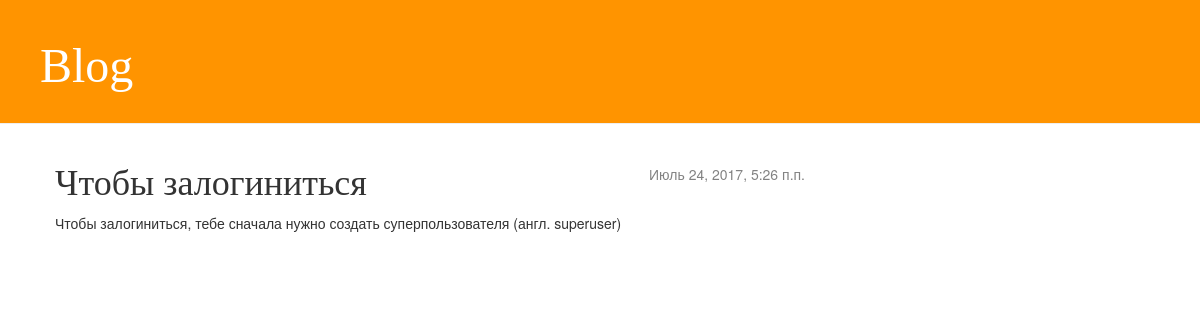
Screenshot of /post/7/ with the database file from the repository.
### blog/models.py (models this page shows, shortened)
class Post(models.Model):
    author = models.ForeignKey('auth.User')
    title = models.CharField(max_length=200)
    text = models.TextField()
    created_date = models.DateTimeField(default=timezone.now())
    published_date = models.DateTimeField(blank=True, null=True)

### blog/views.py (the view)
# urls.py: url(r'^post/(?P<pk>[0-9]+)/$', views.post_detail, name='post_detail'),
def post_detail(request, pk):
    post = get_object_or_404(Post, pk=pk)
    return render(request, 'blog/post_detail.html', {'post': post})

### blog/templates/blog/post_detail.html
{% extends 'blog/base.html' %}
{% block content %}
    <div class="post">
        {% if post.published_date %}
            <div class="date">
                {{ post.published_date }}
            </div>
        {% endif %}
        <h1>{{ post.title }}</h1>
        <p>{{ post.text|linebreaksbr }}</p>
    </div>
{% endblock %}

### blog/static/css/blog.css (style rules this page uses)
h1, h2, h3, h4 { font-family: 'Lobster', cursive; }
.date { float: right; color: #828282; }
.post { margin-bottom: 70px; }

### rows the page displays
Post: published_date "Июль 24, 2017, 5:26 п.п.", title "Чтобы залогиниться", text "Чтобы залогиниться, тебе сначала нужно создать суперпользователя (англ. superuser)"
